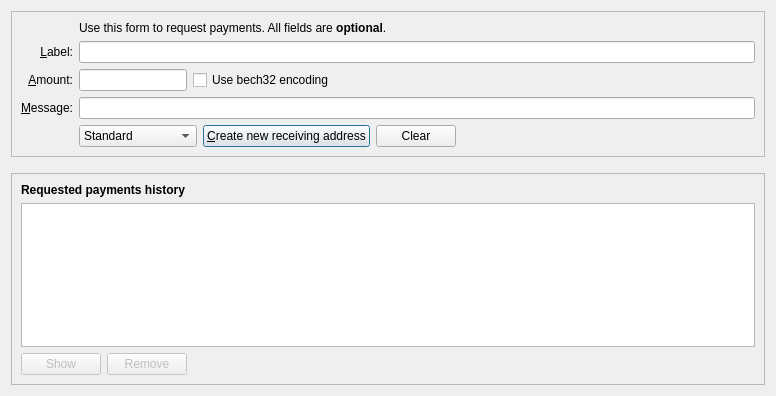
<?xml version="1.0" encoding="UTF-8"?>
<ui version="4.0">
 <class>ReceiveCoinsDialog</class>
 <widget class="QDialog" name="ReceiveCoinsDialog">
  <property name="geometry">
   <rect>
    <x>0</x>
    <y>0</y>
    <width>776</width>
    <height>396</height>
   </rect>
  </property>
  <layout class="QVBoxLayout" name="verticalLayout" stretch="0,0,1">
   <item>
    <widget class="QFrame" name="frame2">
     <property name="sizePolicy">
      <sizepolicy hsizetype="Preferred" vsizetype="Expanding">
       <horstretch>0</horstretch>
       <verstretch>0</verstretch>
      </sizepolicy>
     </property>
     <property name="frameShape">
      <enum>QFrame::StyledPanel</enum>
     </property>
     <property name="frameShadow">
      <enum>QFrame::Sunken</enum>
     </property>
     <layout class="QVBoxLayout" name="verticalLayout_3">
      <item>
       <layout class="QGridLayout" name="gridLayout">
        <item row="5" column="0">
         <widget class="QLabel" name="label">
          <property name="toolTip">
           <string>An optional amount to request. Leave this empty or zero to not request a specific amount.</string>
          </property>
          <property name="text">
           <string>&amp;Amount:</string>
          </property>
          <property name="alignment">
           <set>Qt::AlignRight|Qt::AlignTrailing|Qt::AlignVCenter</set>
          </property>
          <property name="buddy">
           <cstring>reqAmount</cstring>
          </property>
         </widget>
        </item>
        <item row="4" column="0">
         <widget class="QLabel" name="label_2">
          <property name="toolTip">
           <string>An optional label to associate with the new receiving address.</string>
          </property>
          <property name="text">
           <string>&amp;Label:</string>
          </property>
          <property name="alignment">
           <set>Qt::AlignRight|Qt::AlignTrailing|Qt::AlignVCenter</set>
          </property>
          <property name="buddy">
           <cstring>reqMessage</cstring>
          </property>
         </widget>
        </item>
        <item row="6" column="0">
         <widget class="QLabel" name="label_3">
          <property name="toolTip">
           <string>An optional message to attach to the payment request, which will be displayed when the request is opened. Note: The message will not be sent with the payment over the Graviocoin network.</string>
          </property>
          <property name="text">
           <string>&amp;Message:</string>
          </property>
          <property name="alignment">
           <set>Qt::AlignRight|Qt::AlignTrailing|Qt::AlignVCenter</set>
          </property>
          <property name="buddy">
           <cstring>reqMessage</cstring>
          </property>
         </widget>
        </item>
        <item row="4" column="2">
         <widget class="QLineEdit" name="reqLabel">
          <property name="toolTip">
           <string>An optional label to associate with the new receiving address (used by you to identify an invoice).  It is also attached to the payment request.</string>
          </property>
         </widget>
        </item>
        <item row="2" column="2">
         <widget class="QLabel" name="label_5">
          <property name="text">
           <string>Use this form to request payments. All fields are &lt;b&gt;optional&lt;/b&gt;.</string>
          </property>
         </widget>
        </item>
        <item row="7" column="0">
         <widget class="QLabel" name="label_4">
          <property name="text">
           <string/>
          </property>
         </widget>
        </item>
        <item row="6" column="2">
         <widget class="QLineEdit" name="reqMessage">
          <property name="toolTip">
           <string>An optional message that is attached to the payment request and may be displayed to the sender.</string>
          </property>
         </widget>
        </item>
        <item row="7" column="2">
         <layout class="QHBoxLayout" name="horizontalLayout">
          <item>
           <widget class="QComboBox" name="cbxAddressType">
            <property name="locale">
             <locale language="English" country="UnitedKingdom"/>
            </property>
            <item>
             <property name="text">
              <string>Standard</string>
             </property>
            </item>
            <item>
             <property name="text">
              <string>Stealth</string>
             </property>
            </item>
            <item>
             <property name="text">
              <string>Extended</string>
             </property>
            </item>
            <item>
             <property name="text">
              <string>Standard 256bit</string>
             </property>
            </item>
           </widget>
          </item>
          <item>
           <widget class="QPushButton" name="receiveButton">
            <property name="minimumSize">
             <size>
              <width>150</width>
              <height>0</height>
             </size>
            </property>
            <property name="text">
             <string>&amp;Create new receiving address</string>
            </property>
            <property name="icon">
             <iconset resource="../bitcoin.qrc">
              <normaloff>:/icons/receiving_addresses</normaloff>:/icons/receiving_addresses</iconset>
            </property>
           </widget>
          </item>
          <item>
           <widget class="QPushButton" name="clearButton">
            <property name="sizePolicy">
             <sizepolicy hsizetype="Minimum" vsizetype="Fixed">
              <horstretch>0</horstretch>
              <verstretch>0</verstretch>
             </sizepolicy>
            </property>
            <property name="toolTip">
             <string>Clear all fields of the form.</string>
            </property>
            <property name="text">
             <string>Clear</string>
            </property>
            <property name="icon">
             <iconset resource="../bitcoin.qrc">
              <normaloff>:/icons/remove</normaloff>:/icons/remove</iconset>
            </property>
            <property name="autoDefault">
             <bool>false</bool>
            </property>
           </widget>
          </item>
          <item>
           <spacer name="horizontalSpacer">
            <property name="orientation">
             <enum>Qt::Horizontal</enum>
            </property>
            <property name="sizeHint" stdset="0">
             <size>
              <width>40</width>
              <height>20</height>
             </size>
            </property>
           </spacer>
          </item>
         </layout>
        </item>
        <item row="7" column="0">
         <widget class="QLabel" name="label_7">
          <property name="text">
           <string/>
          </property>
         </widget>
        </item>
        <item row="5" column="2">
         <layout class="QHBoxLayout" name="horizontalLayout_6">
          <item>
           <widget class="BitcoinAmountField" name="reqAmount">
            <property name="sizePolicy">
             <sizepolicy hsizetype="Fixed" vsizetype="Fixed">
              <horstretch>0</horstretch>
              <verstretch>0</verstretch>
             </sizepolicy>
            </property>
            <property name="minimumSize">
             <size>
              <width>80</width>
              <height>0</height>
             </size>
            </property>
            <property name="maximumSize">
             <size>
              <width>1000</width>
              <height>100</height>
             </size>
            </property>
            <property name="toolTip">
             <string>An optional amount to request. Leave this empty or zero to not request a specific amount.</string>
            </property>
           </widget>
          </item>
          <item>
           <widget class="QCheckBox" name="useBech32">
            <property name="sizePolicy">
             <sizepolicy hsizetype="Fixed" vsizetype="Fixed">
              <horstretch>0</horstretch>
              <verstretch>0</verstretch>
             </sizepolicy>
            </property>
            <property name="maximumSize">
             <size>
              <width>1000</width>
              <height>16777215</height>
             </size>
            </property>
            <property name="focusPolicy">
             <enum>Qt::StrongFocus</enum>
            </property>

            <property name="toolTip">
             <string>Use bech32 encoding.</string>
            </property>
            <property name="text">
             <string>Use bech32 encoding</string>
            </property>
           </widget>
          </item>
          <item>
           <spacer name="horizontalSpacer_3">
            <property name="orientation">
             <enum>Qt::Horizontal</enum>
            </property>
            <property name="sizeHint" stdset="0">
             <size>
              <width>0</width>
              <height>0</height>
             </size>
            </property>
           </spacer>
          </item>
         </layout>
        </item>
       </layout>
      </item>
     </layout>
    </widget>
   </item>
   <item>
    <spacer name="verticalSpacer_2">
     <property name="orientation">
      <enum>Qt::Vertical</enum>
     </property>
     <property name="sizeHint" stdset="0">
      <size>
       <width>20</width>
       <height>10</height>
      </size>
     </property>
    </spacer>
   </item>
   <item>
    <widget class="QFrame" name="frame">
     <property name="sizePolicy">
      <sizepolicy hsizetype="Preferred" vsizetype="Expanding">
       <horstretch>0</horstretch>
       <verstretch>0</verstretch>
      </sizepolicy>
     </property>
     <property name="frameShape">
      <enum>QFrame::StyledPanel</enum>
     </property>
     <property name="frameShadow">
      <enum>QFrame::Raised</enum>
     </property>
     <layout class="QVBoxLayout" name="verticalLayout_2">
      <item>
       <widget class="QLabel" name="label_6">
        <property name="font">
         <font>
          <weight>75</weight>
          <bold>true</bold>
         </font>
        </property>
        <property name="text">
         <string>Requested payments history</string>
        </property>
       </widget>
      </item>
      <item>
       <widget class="QTableView" name="recentRequestsView">
        <property name="contextMenuPolicy">
         <enum>Qt::CustomContextMenu</enum>
        </property>
        <property name="tabKeyNavigation">
         <bool>false</bool>
        </property>
        <property name="sortingEnabled">
         <bool>true</bool>
        </property>
       </widget>
      </item>
      <item>
       <layout class="QHBoxLayout" name="horizontalLayout_2">
        <item>
         <widget class="QPushButton" name="showRequestButton">
          <property name="enabled">
           <bool>false</bool>
          </property>
          <property name="toolTip">
           <string>Show the selected request (does the same as double clicking an entry)</string>
          </property>
          <property name="text">
           <string>Show</string>
          </property>
          <property name="icon">
           <iconset resource="../bitcoin.qrc">
            <normaloff>:/icons/edit</normaloff>:/icons/edit</iconset>
          </property>
          <property name="autoDefault">
           <bool>false</bool>
          </property>
         </widget>
        </item>
        <item>
         <widget class="QPushButton" name="removeRequestButton">
          <property name="enabled">
           <bool>false</bool>
          </property>
          <property name="toolTip">
           <string>Remove the selected entries from the list</string>
          </property>
          <property name="text">
           <string>Remove</string>
          </property>
          <property name="icon">
           <iconset resource="../bitcoin.qrc">
            <normaloff>:/icons/remove</normaloff>:/icons/remove</iconset>
          </property>
          <property name="autoDefault">
           <bool>false</bool>
          </property>
         </widget>
        </item>
        <item>
         <spacer name="horizontalSpacer_2">
          <property name="orientation">
           <enum>Qt::Horizontal</enum>
          </property>
          <property name="sizeHint" stdset="0">
           <size>
            <width>40</width>
            <height>20</height>
           </size>
          </property>
         </spacer>
        </item>
       </layout>
      </item>
     </layout>
    </widget>
   </item>
  </layout>
 </widget>
 <customwidgets>
  <customwidget>
   <class>BitcoinAmountField</class>
   <extends>QLineEdit</extends>
   <header>qt/bitcoinamountfield.h</header>
   <container>1</container>
  </customwidget>
 </customwidgets>
 <tabstops>
  <tabstop>reqLabel</tabstop>
  <tabstop>reqAmount</tabstop>
  <tabstop>useBech32</tabstop>
  <tabstop>reqMessage</tabstop>
  <tabstop>receiveButton</tabstop>
  <tabstop>clearButton</tabstop>
  <tabstop>recentRequestsView</tabstop>
  <tabstop>showRequestButton</tabstop>
  <tabstop>removeRequestButton</tabstop>
 </tabstops>
 <resources>
  <include location="../bitcoin.qrc"/>
 </resources>
 <connections/>
</ui>
